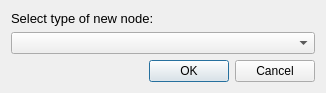
<?xml version="1.0" encoding="UTF-8"?>
<ui version="4.0">
 <class>SelectDataTypeDialog</class>
 <widget class="QDialog" name="SelectDataTypeDialog">
  <property name="geometry">
   <rect>
    <x>0</x>
    <y>0</y>
    <width>326</width>
    <height>89</height>
   </rect>
  </property>
  <property name="windowTitle">
   <string>Dialog</string>
  </property>
  <layout class="QVBoxLayout" name="verticalLayout">
   <item>
    <widget class="QLabel" name="label">
     <property name="text">
      <string>&lt;!DOCTYPE HTML PUBLIC &quot;-//W3C//DTD HTML 4.0//EN&quot; &quot;http://www.w3.org/TR/REC-html40/strict.dtd&quot;&gt;
&lt;html&gt;&lt;head&gt;&lt;meta name=&quot;qrichtext&quot; content=&quot;1&quot; /&gt;&lt;style type=&quot;text/css&quot;&gt;
p, li { white-space: pre-wrap; }
&lt;/style&gt;&lt;/head&gt;&lt;body style=&quot; font-family:'MS Shell Dlg 2'; font-size:8.25pt; font-weight:400; font-style:normal;&quot;&gt;
&lt;p style=&quot; margin-top:0px; margin-bottom:0px; margin-left:0px; margin-right:0px; -qt-block-indent:0; text-indent:0px;&quot;&gt;&lt;span style=&quot; font-size:10pt;&quot;&gt;Select tуpe of new node:&lt;/span&gt;&lt;/p&gt;&lt;/body&gt;&lt;/html&gt;</string>
     </property>
    </widget>
   </item>
   <item>
    <widget class="QComboBox" name="comboBox"/>
   </item>
   <item>
    <widget class="QDialogButtonBox" name="buttonBox">
     <property name="orientation">
      <enum>Qt::Horizontal</enum>
     </property>
     <property name="standardButtons">
      <set>QDialogButtonBox::Cancel|QDialogButtonBox::Ok</set>
     </property>
    </widget>
   </item>
  </layout>
 </widget>
 <resources/>
 <connections>
  <connection>
   <sender>buttonBox</sender>
   <signal>accepted()</signal>
   <receiver>SelectDataTypeDialog</receiver>
   <slot>accept()</slot>
   <hints>
    <hint type="sourcelabel">
     <x>248</x>
     <y>254</y>
    </hint>
    <hint type="destinationlabel">
     <x>157</x>
     <y>274</y>
    </hint>
   </hints>
  </connection>
  <connection>
   <sender>buttonBox</sender>
   <signal>rejected()</signal>
   <receiver>SelectDataTypeDialog</receiver>
   <slot>reject()</slot>
   <hints>
    <hint type="sourcelabel">
     <x>316</x>
     <y>260</y>
    </hint>
    <hint type="destinationlabel">
     <x>286</x>
     <y>274</y>
    </hint>
   </hints>
  </connection>
 </connections>
</ui>
